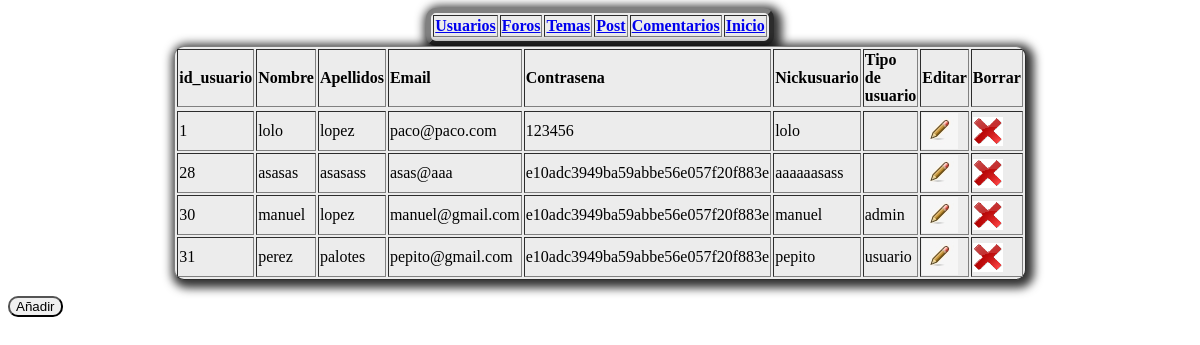
The app's page /usuarios.php with its own data.
### tables this page shows
CREATE TABLE `usuarios` (
  `id_usuario` int(4) NOT NULL,
  `nombre` varchar(30) NOT NULL,
  `apellidos` varchar(30) NOT NULL,
  `email` varchar(50) NOT NULL,
  `contrasena` varchar(64) NOT NULL,
  `foto` varchar(255) DEFAULT 'http://socooking.com/wp-content/uploads/2016/02/homemade-klondike-bars-1455852023n4gk8-250x250.png' COMMENT 'url de la imagen',
  `nickusuario` varchar(30) NOT NULL,
  `tipoacceso` varchar(20) NOT NULL
);

### usuarios.php (the view, shortened to what this page needs)
<?php
include_once("db_configuration.php");
?>
<html lang="en">
  <head>
<link type="text/css" href="colorbox.css" rel="stylesheet" />
  </head>
  <body>
  <table border="5" id="tablita">
  <tr>
    <td><b><a href="usuarios.php"> Usuarios </a></td></b>
    <td><b><a href="foros.php">Foros</a></td></b>
    <td><b><a href="temas.php">Temas</a></td></b>
    <td><b><a href="post.php">Post</a></td></b>
    <td><b><a href="comentarios.php">Comentarios</a></td></b>
	<td><b><a href="indexlolo.php">Inicio</a></td></b>
    </tr>
    </table>
    <?php
          $connection = new mysqli($db_host, $db_user, $db_password, $db_name);
          if ($result = $connection->query("SELECT * FROM usuarios;")) {
    }
    ?>
<table border="1" id="tabla">
  <tr>
    <td><b>id_usuario</td></b>
    <td><b>Nombre</td></b>
    <td><b>Apellidos</td></b>
    <td><b>Email</td></b>
    <td><b>Contrasena</td></b>
    <td><b>Nickusuario</td></b>
	<td><b>Tipo de usuario</td></b>
	<td><b>Editar</td></b>
	<td><b>Borrar</td></b>
    </tr>
    <tr>
      <?php
               while($obj = $result->fetch_object()) {
                   echo "<tr>";
                   echo "<td>".$obj->id_usuario."</td>";
                   echo "<td>".$obj->nombre."</td>";
                   echo "<td>".$obj->apellidos."</td>";
                   echo "<td>".$obj->email."</td>";
                   echo "<td>".$obj->contrasena."</td>";
                   echo "<td>".$obj->nickusuario."</td>";
				   echo "<td>".$obj->tipoacceso."</td>";
				   echo "<td><a href='editarusu.php?id=".$obj->id_usuario."'><img src='editar.jpg'></td>";
				   echo "<td><a href='eliminarusu.php?id=".$obj->id_usuario."'><img src='borrar.jpg'></td>";
                   echo "</tr>";
               }
      ?>
    </table>
	<p>
	</a><input name="anadirusu" a class='ajax' href="anadirusu.php" title="Añadir usuario" type="submit" id="boton" value="Añadir" class="boton"/></p>
</body>
</html>

### colorbox.css (style rules this page uses)
#boton { float:left; }
#tablita { width:250px; background-color:#ececec; box-shadow: 3px 3px 10px 5px rgba(0,0,0,.8); -webkit-border-radius:5px; -moz-border-radius:10px; border-radius:10px; margin:0px auto; }
#tabla { width:250px; background-color:#ececec; box-shadow: 3px 3px 10px 5px rgba(0,0,0,.8); -webkit-border-radius:5px; -moz-border-radius:10px; border-radius:10px; margin:0px auto; }
#boton { -webkit-border-radius:5px; -moz-border-radius:10px; border-radius:10px; margin:0px auto; }

### records on screen
usuarios: id_usuario "1", nombre "lolo", apellidos "lopez", email "paco@paco.com", contrasena "123456", nickusuario "lolo"
usuarios: id_usuario "28", nombre "asasas", apellidos "asasass", email "asas@aaa", contrasena "e10adc3949ba59abbe56e057f20f883e", nickusuario "aaaaaasass"
usuarios: id_usuario "30", nombre "manuel", apellidos "lopez", email "manuel@gmail.com", contrasena "e10adc3949ba59abbe56e057f20f883e", nickusuario "manuel", tipoacceso "admin"
usuarios: id_usuario "31", nombre "perez", apellidos "palotes", email "pepito@gmail.com", contrasena "e10adc3949ba59abbe56e057f20f883e", nickusuario "pepito", tipoacceso "usuario"
